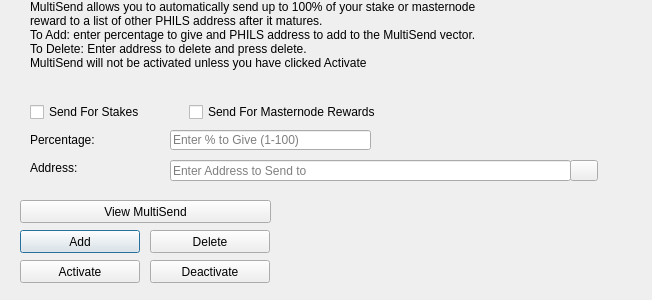
<?xml version="1.0" encoding="UTF-8"?>
<ui version="4.0">
 <class>MultiSendDialog</class>
 <widget class="QDialog" name="MultiSendDialog">
  <property name="windowModality">
   <enum>Qt::NonModal</enum>
  </property>
  <property name="geometry">
   <rect>
    <x>0</x>
    <y>0</y>
    <width>652</width>
    <height>300</height>
   </rect>
  </property>
  <property name="windowTitle">
   <string>MultiSend</string>
  </property>
  <widget class="QLineEdit" name="multiSendPercentEdit">
   <property name="geometry">
    <rect>
     <x>170</x>
     <y>130</y>
     <width>201</width>
     <height>20</height>
    </rect>
   </property>
   <property name="toolTip">
    <string>Enter whole numbers 1 - 100</string>
   </property>
   <property name="placeholderText">
    <string>Enter % to Give (1-100)</string>
   </property>
  </widget>
  <widget class="QLineEdit" name="multiSendAddressEdit">
   <property name="geometry">
    <rect>
     <x>170</x>
     <y>160</y>
     <width>401</width>
     <height>21</height>
    </rect>
   </property>
   <property name="toolTip">
    <string/>
   </property>
   <property name="placeholderText">
    <string>Enter Address to Send to</string>
   </property>
  </widget>
  <widget class="QLabel" name="label_2">
   <property name="geometry">
    <rect>
     <x>30</x>
     <y>0</y>
     <width>451</width>
     <height>121</height>
    </rect>
   </property>
   <property name="lineWidth">
    <number>1</number>
   </property>
   <property name="text">
    <string>MultiSend allows you to automatically send up to 100% of your stake or masternode reward to a list of other PHILS address after it matures.
To Add: enter percentage to give and PHILS address to add to the MultiSend vector.
To Delete: Enter address to delete and press delete.
MultiSend will not be activated unless you have clicked Activate</string>
   </property>
   <property name="alignment">
    <set>Qt::AlignLeading|Qt::AlignLeft|Qt::AlignTop</set>
   </property>
   <property name="wordWrap">
    <bool>true</bool>
   </property>
  </widget>
  <widget class="QLabel" name="message">
   <property name="geometry">
    <rect>
     <x>290</x>
     <y>200</y>
     <width>351</width>
     <height>91</height>
    </rect>
   </property>
   <property name="text">
    <string/>
   </property>
  </widget>
  <widget class="QPushButton" name="addButton">
   <property name="geometry">
    <rect>
     <x>20</x>
     <y>230</y>
     <width>120</width>
     <height>23</height>
    </rect>
   </property>
   <property name="toolTip">
    <string/>
   </property>
   <property name="statusTip">
    <string>Add to MultiSend Vector</string>
   </property>
   <property name="text">
    <string>Add</string>
   </property>
  </widget>
  <widget class="QPushButton" name="disableButton">
   <property name="geometry">
    <rect>
     <x>150</x>
     <y>260</y>
     <width>120</width>
     <height>23</height>
    </rect>
   </property>
   <property name="statusTip">
    <string>Deactivate MultiSend</string>
   </property>
   <property name="text">
    <string>Deactivate</string>
   </property>
  </widget>
  <widget class="QPushButton" name="addressBookButton">
   <property name="geometry">
    <rect>
     <x>570</x>
     <y>160</y>
     <width>28</width>
     <height>21</height>
    </rect>
   </property>
   <property name="toolTip">
    <string>Choose an address from the address book</string>
   </property>
   <property name="text">
    <string/>
   </property>
   <property name="icon">
    <iconset resource="../philscurrency.qrc">
     <normaloff>:/icons/address-book</normaloff>:/icons/address-book</iconset>
   </property>
   <property name="shortcut">
    <string>Alt+A</string>
   </property>
   <property name="autoDefault">
    <bool>false</bool>
   </property>
  </widget>
  <widget class="QLabel" name="label">
   <property name="geometry">
    <rect>
     <x>30</x>
     <y>130</y>
     <width>121</width>
     <height>20</height>
    </rect>
   </property>
   <property name="toolTip">
    <string>Percentage of stake to send</string>
   </property>
   <property name="text">
    <string>Percentage:</string>
   </property>
  </widget>
  <widget class="QLabel" name="label_5">
   <property name="geometry">
    <rect>
     <x>30</x>
     <y>160</y>
     <width>111</width>
     <height>16</height>
    </rect>
   </property>
   <property name="toolTip">
    <string>Address to send portion of stake to</string>
   </property>
   <property name="text">
    <string>Address:</string>
   </property>
  </widget>
  <widget class="QPushButton" name="deleteButton">
   <property name="geometry">
    <rect>
     <x>150</x>
     <y>230</y>
     <width>120</width>
     <height>23</height>
    </rect>
   </property>
   <property name="toolTip">
    <string/>
   </property>
   <property name="statusTip">
    <string>Delete Address From MultiSend Vector</string>
   </property>
   <property name="text">
    <string>Delete</string>
   </property>
  </widget>
  <widget class="QPushButton" name="activateButton">
   <property name="geometry">
    <rect>
     <x>20</x>
     <y>260</y>
     <width>120</width>
     <height>23</height>
    </rect>
   </property>
   <property name="statusTip">
    <string>Activate MultiSend</string>
   </property>
   <property name="text">
    <string>Activate</string>
   </property>
  </widget>
  <widget class="QPushButton" name="viewButton">
   <property name="geometry">
    <rect>
     <x>20</x>
     <y>200</y>
     <width>251</width>
     <height>23</height>
    </rect>
   </property>
   <property name="toolTip">
    <string/>
   </property>
   <property name="statusTip">
    <string>View MultiSend Vector</string>
   </property>
   <property name="text">
    <string>View MultiSend</string>
   </property>
  </widget>
  <widget class="QWidget" name="horizontalLayoutWidget">
   <property name="geometry">
    <rect>
     <x>30</x>
     <y>100</y>
     <width>351</width>
     <height>24</height>
    </rect>
   </property>
   <layout class="QHBoxLayout" name="horizontalLayout">
    <item>
     <widget class="QCheckBox" name="multiSendStakeCheckBox">
      <property name="text">
       <string>Send For Stakes</string>
      </property>
     </widget>
    </item>
    <item>
     <widget class="QCheckBox" name="multiSendMasternodeCheckBox">
      <property name="text">
       <string>Send For Masternode Rewards</string>
      </property>
     </widget>
    </item>
   </layout>
  </widget>
 </widget>
 <resources>
  <include location="../philscurrency.qrc"/>
 </resources>
 <connections/>
</ui>
